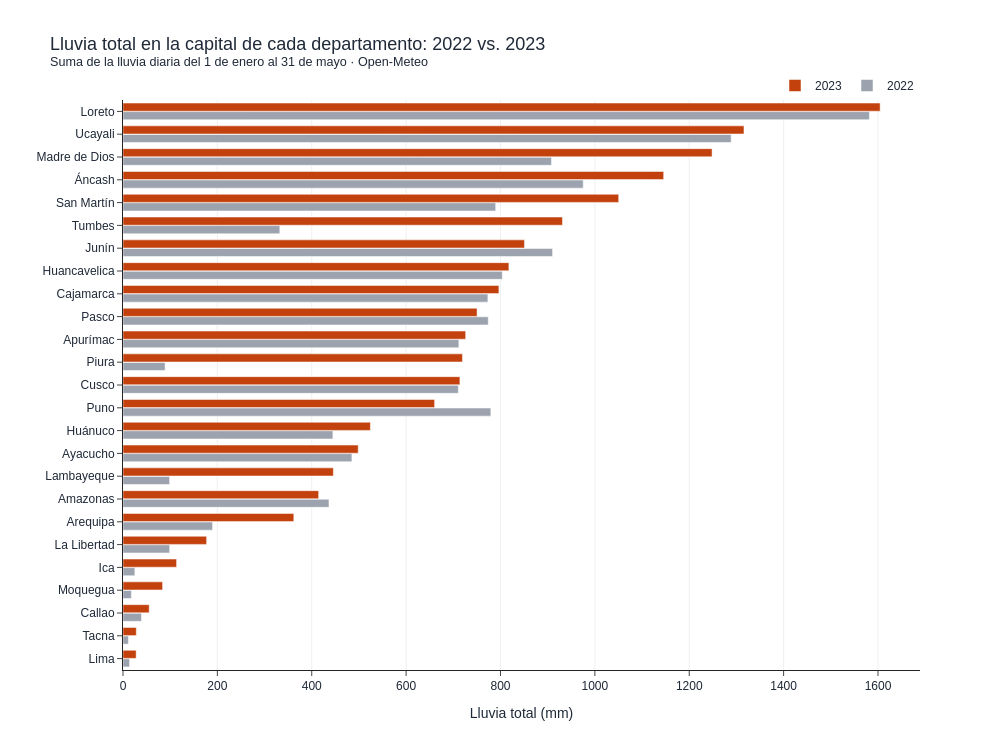

Notebook source saved alongside this figure:
### Code cell
orden = comp.sort_values("lluvia_total_mm_2023", ascending=True)
fig = go.Figure()
fig.add_trace(go.Bar(y=orden["departamento"], x=orden["lluvia_total_mm_2022"], name="2022", orientation="h",
                     marker_color=GRIS))
fig.add_trace(go.Bar(y=orden["departamento"], x=orden["lluvia_total_mm_2023"], name="2023", orientation="h",
                     marker_color=ACENTO))
fig.update_layout(
    template="simple_white", width=1000, height=750, barmode="group", bargap=0.25, bargroupgap=0.05,
    font=dict(family="Arial", color=TINTA),
    title=dict(text="Lluvia total en la capital de cada departamento: 2022 vs. 2023"
                    "<br><sup>Suma de la lluvia diaria del 1 de enero al 31 de mayo · Open-Meteo</sup>",
               font=dict(size=18)),
    xaxis=dict(title="Lluvia total (mm)", showgrid=True, gridcolor="#f0f0f0"),
    yaxis=dict(title=""),
    legend=dict(orientation="h", x=1, xanchor="right", y=1.0, yanchor="bottom", traceorder="reversed"),
)
fig.show()
fig.write_image("graficos/extra_2022_vs_2023_lluvia.png", scale=2)
display(Image("graficos/extra_2022_vs_2023_lluvia.png", width=900))

### Figure 1 — Plotly figure (JSON) as saved in the notebook; plotly's stock layout.template omitted (floating-point values rounded to 4 significant figures)
{"data": [{"marker": {"color": "#9ca3af"}, "name": "2022", "orientation": "h", "type": "bar", "x": [13.9, 11.5, 39.2, 17.8, 25.1, 98.9, 189.9, 436.5, 98.8, 485.1, 444.8, 779.5, 710.7, 89.2, 711.8, 774.0, 773.3, 803.8, 910.4, 332.3, 789.8, 975.3, 908.0, 1289.0, 1582.0], "y": ["Lima", "Tacna", "Callao", "Moquegua", "Ica", "La Libertad", "Arequipa", "Amazonas", "Lambayeque", "Ayacucho", "Huánuco", "Puno", "Cusco", "Piura", "Apurímac", "Pasco", "Cajamarca", "Huancavelica", "Junín", "Tumbes", "San Martín", "Áncash", "Madre de Dios", "Ucayali", "Loreto"]}, {"marker": {"color": "#c2410c"}, "name": "2023", "orientation": "h", "type": "bar", "x": [27.9, 28.2, 55.5, 83.9, 113.6, 177.2, 362.0, 414.6, 445.8, 498.4, 524.3, 660.4, 714.0, 719.4, 726.2, 750.4, 796.6, 817.8, 850.8, 931.4, 1050.0, 1146.0, 1248.0, 1316.0, 1605.0], "y": ["Lima", "Tacna", "Callao", "Moquegua", "Ica", "La Libertad", "Arequipa", "Amazonas", "Lambayeque", "Ayacucho", "Huánuco", "Puno", "Cusco", "Piura", "Apurímac", "Pasco", "Cajamarca", "Huancavelica", "Junín", "Tumbes", "San Martín", "Áncash", "Madre de Dios", "Ucayali", "Loreto"]}], "layout": {"bargap": 0.25, "bargroupgap": 0.05, "barmode": "group", "font": {"color": "#1f2937", "family": "Arial"}, "height": 750, "legend": {"orientation": "h", "traceorder": "reversed", "x": 1, "xanchor": "right", "y": 1.0, "yanchor": "bottom"}, "title": {"font": {"size": 18}, "text": "Lluvia total en la capital de cada departamento: 2022 vs. 2023<br><sup>Suma de la lluvia diaria del 1 de enero al 31 de mayo · Open-Meteo</sup>"}, "width": 1000, "xaxis": {"gridcolor": "#f0f0f0", "showgrid": true, "title": {"text": "Lluvia total (mm)"}}, "yaxis": {"title": {"text": ""}}}}
